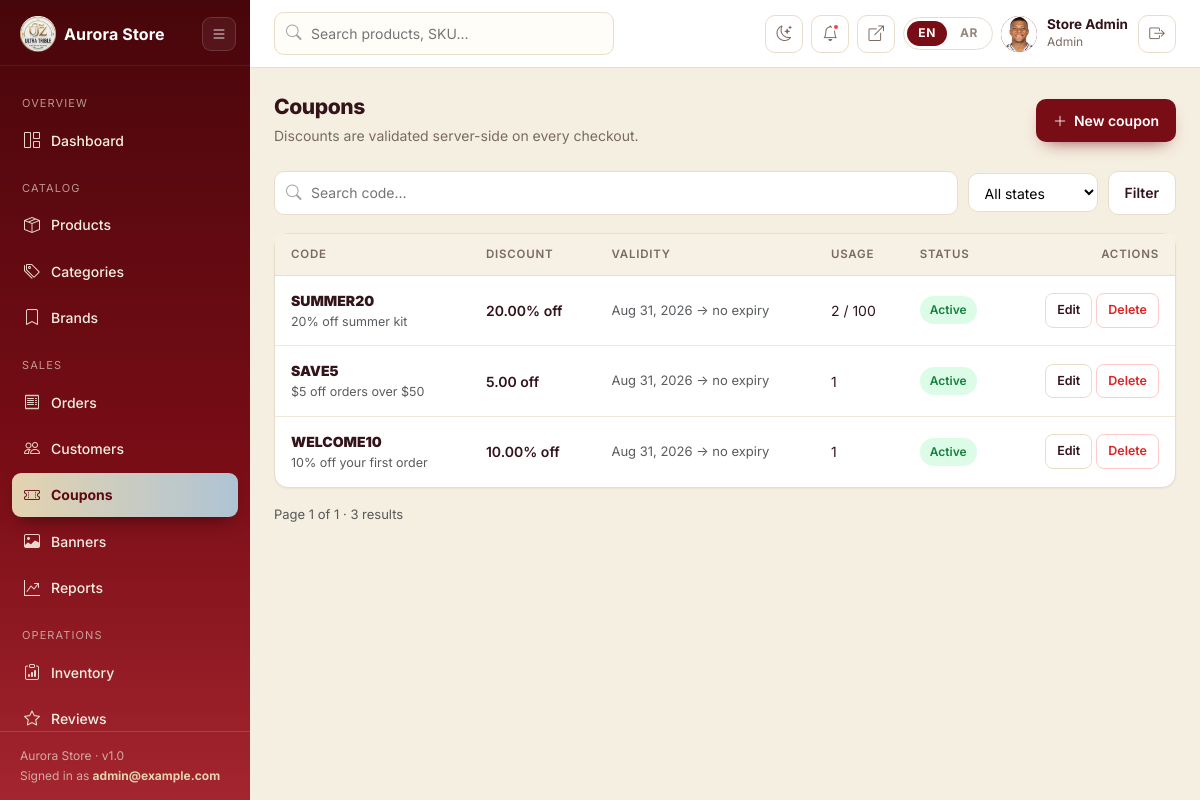
The app's page /management/coupons/ (signed in) with its own data.
### apps/accounts/models.py (models this page shows, shortened)
class User(AbstractUser):
    class Role(models.TextChoices):
        CUSTOMER = "customer", _("Customer")
        STAFF = "staff", _("Staff")
        ADMIN = "admin", _("Admin")
    email = models.EmailField(_("Email address"), unique=True)
    username = models.CharField(
        max_length=150,
        unique=True,
        blank=True,
        help_text=_("Optional. Generated from your email if left blank."),
    )
    phone = models.CharField(
        max_length=30, blank=True, validators=[validate_phone]
    )
    profile_image = models.ImageField(
        upload_to="avatars/%Y/%m/", blank=True, validators=[validate_image_file]
    )
    role = models.CharField(
        max_length=20, choices=Role.choices, default=Role.CUSTOMER, db_index=True
    )
    email_verified = models.BooleanField(default=False)
    verification_token = models.CharField(
        max_length=64, blank=True, null=True, default=None, db_index=True
    )
    email_verification_sent_at = models.DateTimeField(null=True, blank=True)
    date_of_birth = models.DateField(null=True, blank=True)
    active_session_key = models.CharField(
        max_length=40, blank=True, default="", db_index=True
    )
    active_device_id = models.CharField(max_length=64, blank=True, default="")
    USERNAME_FIELD = "email"
    REQUIRED_FIELDS: list = []
    class Meta:
        verbose_name = _("user")
        verbose_name_plural = _("users")
        indexes = [models.Index(fields=["email"])]
    @property
    def is_management(self):
        return self.is_active and (self.is_staff or self.is_superuser)

### apps/coupons/models.py (models this page shows, shortened)
class Coupon(TimeStampedModel):
    class Type(models.TextChoices):
        PERCENTAGE = "percentage", _("Percentage")
        FIXED = "fixed", _("Fixed amount")
        FREE_SHIPPING = "free_shipping", _("Free shipping")
    class Scope(models.TextChoices):
        ALL = "all", _("Entire order")
        PRODUCTS = "products", _("Specific products")
        CATEGORIES = "categories", _("Specific categories")
    code = models.CharField(max_length=64, unique=True, db_index=True)
    description = models.CharField(max_length=255, blank=True)
    type = models.CharField(max_length=20, choices=Type.choices, default=Type.PERCENTAGE)
    value = models.DecimalField(
        max_digits=10, decimal_places=2,
        help_text=_("Percentage (0-100) or fixed amount depending on type."),
    )
    scope = models.CharField(
        max_length=20, choices=Scope.choices, default=Scope.ALL
    )
    products = models.ManyToManyField(
        "catalog.Product", related_name="coupons", blank=True
    )
    categories = models.ManyToManyField(
        "catalog.Category", related_name="coupons", blank=True
    )
    min_order_amount = models.DecimalField(
        max_digits=10, decimal_places=2, default=0,
        help_text=_("Minimum subtotal required."),
    )
    max_discount = models.DecimalField(
        max_digits=10, decimal_places=2, null=True, blank=True,
        help_text=_("Cap the discount for percentage coupons."),
    )
    valid_from = models.DateTimeField(default=timezone.now)
    valid_until = models.DateTimeField(null=True, blank=True)
    usage_limit = models.PositiveIntegerField(
        null=True, blank=True, help_text=_("Total uses allowed.")
    )
    used_count = models.PositiveIntegerField(default=0)
    per_user_limit = models.PositiveIntegerField(
        default=1, help_text=_("Uses allowed per customer.")
    )
    is_active = models.BooleanField(default=True, db_index=True)
    applies_to_first_order_only = models.BooleanField(default=False)
    class Meta:
        verbose_name = _("coupon")
        verbose_name_plural = _("coupons")
        ordering = ("-created_at",)
    @property
    def is_expired(self):
        return self.valid_until is not None and self.valid_until < timezone.now()
    @property
    def is_usage_exhausted(self):
        return self.usage_limit is not None and self.used_count >= self.usage_limit
    @property
    def discount_label(self):
        if self.type == self.Type.PERCENTAGE:
            return _("{}% off").format(self.value)
        if self.type == self.Type.FIXED:
            return _("{} off").format(money(self.value))
        return _("Free shipping")

### apps/dashboard/views_promos.py (the view)
# urls.py: path("coupons/", views_promos.coupons, name="coupons"),
@management_required
@permission_required("coupons.view_coupon")
def coupons(request):
    qs = Coupon.objects.order_by("-created_at")
    q = (request.GET.get("q") or "").strip()
    if q:
        qs = qs.filter(code__icontains=q)
    if request.GET.get("state") == "inactive":
        qs = qs.filter(is_active=False)
    page_obj = paginate(request, qs, per_page=20)
    rows = []
    for coupon in page_obj.object_list:
        rows.append({
            "obj": coupon,
            "redemptions": coupon.redemptions.count(),
        })
    return render(
        request,
        "management/coupons/list.html",
        {
            "nav": "coupons",
            "page_obj": page_obj,
            "rows": rows,
            "q": q,
        },
    )

### templates/management/coupons/list.html (shortened to what this page needs)
{% extends "management/base.html" %}
{% load i18n %}
{% load core_tags %}
{% block content %}
<div class="d-flex justify-content-between align-items-center mb-4 flex-wrap gap-2">
  <div>
    <h1 class="mg-title">{% trans "Coupons" %}</h1>
    <p class="mg-sub mb-0">{% trans "Discounts are validated server-side on every checkout." %}</p>
  </div>
  <a class="mg-btn mg-btn-primary" href="{% url 'dashboard:coupon_create' %}"><i class="bi bi-plus-lg"></i> {% trans "New coupon" %}</a>
</div>
<form class="mg-filterbar" method="get">
  <div class="mg-search-inline">
    <i class="bi bi-search"></i>
    <input type="search" name="q" value="{{ q }}" placeholder="{% trans "Search code…" %}">
  </div>
  <select name="state" onchange="this.form.submit()">
    <option value="">{% trans "All states" %}</option>
  </select>
  <button class="mg-btn mg-btn-ghost" type="submit">{% trans "Filter" %}</button>
</form>
<div class="mg-card">
  <div class="table-responsive">
    <table class="mg-table">
      <thead>
        <tr><th>{% trans "Code" %}</th><th>{% trans "Discount" %}</th><th>{% trans "Validity" %}</th><th>{% trans "Usage" %}</th><th>{% trans "Status" %}</th><th class="text-end">{% trans "Actions" %}</th></tr>
      </thead>
      <tbody>
        {% for row in rows %}
          {% with c=row.obj %}
            <tr>
              <td>
                <a href="{% url 'dashboard:coupon_edit' c.pk %}"><b>{{ c.code }}</b></a>
                <div class="text-muted" style="font-size:12.5px">{{ c.description|default:"—" }}</div>
              </td>
              <td class="fw-semibold">{{ c.discount_label }}</td>
              <td class="text-muted" style="font-size:13px">
                {{ c.valid_from|date:"M j, Y" }}
                → {% trans "no expiry" as no_expiry %}{{ c.valid_until|date:"M j, Y"|default:no_expiry }}
              </td>
              <td>{{ row.redemptions }}{% if c.usage_limit %} / {{ c.usage_limit }}{% endif %}</td>
              <td>
                <span class="mg-chip {% if c.is_active and not c.is_expired and not c.is_usage_exhausted %}approved{% else %}rejected{% endif %}">
                  {% if not c.is_active %}{% trans "Inactive" %}{% elif c.is_expired %}{% trans "Expired" %}{% elif c.is_usage_exhausted %}{% trans "Exhausted" %}{% else %}{% trans "Active" %}{% endif %}
                </span>
              </td>
              <td class="text-end">
                <a class="mg-btn mg-btn-ghost mg-btn-sm" href="{% url 'dashboard:coupon_edit' c.pk %}">{% trans "Edit" %}</a>
                <form method="post" action="{% url 'dashboard:coupon_delete' c.pk %}" class="d-inline"
                      data-confirm="{% blocktrans with code=c.code %}Delete coupon {{ code }}?{% endblocktrans %}">
                  <button class="mg-btn mg-btn-danger mg-btn-sm" type="submit">{% trans "Delete" %}</button>
                </form>
              </td>
            </tr>
          {% endwith %}
        {% empty %}
          <tr><td colspan="6"><div class="mg-empty"><i class="bi bi-ticket-perforated"></i>{% trans "No coupons yet." %}</div></td></tr>
        {% endfor %}
      </tbody>
    </table>
  </div>
</div>
{% include "management/_pagination.html" with page_obj=page_obj q=q %}
{% endblock %}

### templates/management/base.html (shortened to what this page needs)
{% load static i18n core_tags %}
{% is_rtl as IS_RTL %}
<!DOCTYPE html>
<html lang="{{ LANGUAGE_CODE }}" class="mg-root" {% if IS_RTL %}dir="rtl"{% endif %}>
<head>
  <link rel="stylesheet" href="{% static 'vendor/css/bootstrap.min.css' %}">
  <link rel="stylesheet" href="{% static 'vendor/css/bootstrap-icons.min.css' %}">
  <link rel="stylesheet" href="{% static_v 'css/main.css' %}">
  <link rel="stylesheet" href="{% static 'css/management.css' %}">
  <link rel="stylesheet" href="{% static_v 'css/dark.css' %}">
</head>
<body class="mg-body">
  <div class="d-flex">
    {% include "management/_sidebar.html" %}
    <div class="mg-main">
      <header class="mg-topbar">
        {% if perms.catalog.view_product %}
          <form class="mg-search" action="{% url 'dashboard:products' %}" method="get">
            <i class="bi bi-search"></i>
            <input type="search" name="q" value="{{ request.GET.q|default:'' }}"
                   placeholder="{% trans 'Search products, SKU…' %}" aria-label="{% trans 'Search' %}">
          </form>
        {% endif %}
        <div class="ms-auto d-flex align-items-center gap-2">
          <button class="mg-icon-btn" type="button"
                  data-theme-toggle
                  data-to-dark="{% trans 'Switch to dark mode' %}"
                  data-to-light="{% trans 'Switch to light mode' %}"
                  aria-pressed="false"
                  aria-label="{% trans 'Switch to dark mode' %}"
                  title="{% trans 'Switch to dark mode' %}">
            <i class="bi bi-moon-stars" data-theme-icon aria-hidden="true"></i>
          </button>
          {% if perms.notifications.view_notification %}
            <a class="mg-icon-btn" href="{% url 'dashboard:notifications' %}" title="{% trans 'Notifications' %}">
              <i class="bi bi-bell"></i>
              {% if portal_unread %}
                <span class="dot"></span>
              {% endif %}
            </a>
          {% endif %}
          <a class="mg-icon-btn" href="{% url 'core:home' %}" target="_blank" title="{% trans 'View storefront' %}">
            <i class="bi bi-box-arrow-up-right"></i>
          </a>
          <div class="mg-lang">
            {% language_switcher %}
          </div>
          <div class="mg-user">
            <span class="au-avatar">
              {% if user.profile_image %}<img src="{{ user.profile_image.url }}" alt="">{% else %}{{ user.initials }}{% endif %}
            </span>
            <div class="who">
              <b>{{ user.get_full_name|default:user.username }}</b>
              {% trans "Staff" as STAFF_LABEL %}
              <span>{{ user.get_role_display|default:STAFF_LABEL }}</span>
            </div>
            <form method="post" action="{% url 'accounts:logout' %}">
              <button class="mg-icon-btn" type="submit" title="{% trans 'Sign out' %}">
                <i class="bi bi-box-arrow-right"></i>
              </button>
            </form>
          </div>
        </div>
      </header>
      <main class="mg-content">
        {% include "includes/messages.html" %}
        {% block content %}{% endblock %}
      </main>
    </div>
  </div>
</body>
</html>

### templates/management/_sidebar.html (shortened to what this page needs)
{% load i18n static %}
<aside class="mg-sidebar">
  <div class="mg-side-head">
    <a class="mg-brand d-flex align-items-center gap-2" href="{% url 'dashboard:home' %}">
      <img src="{% static 'images/logo.png' %}" alt="{{ SITE_NAME }}" class="brand-logo" style="height: 36px; width: auto;">
      <span class="brand-text">{{ SITE_NAME }}</span>
    </a>
    <button class="mg-side-toggle" id="mg-side-toggle" type="button"
            aria-label="{% trans 'Toggle navigation' %}" title="{% trans 'Toggle navigation' %}">
      <i class="bi bi-list"></i>
    </button>
  </div>
  <nav class="mg-nav">
    <div class="mg-label">{% trans "Overview" %}</div>
    <a href="{% url 'dashboard:home' %}" class="{% if nav == 'home' %}active{% endif %}">
      <i class="bi bi-grid-1x2"></i> {% trans "Dashboard" %}
    </a>
    {% if perms.catalog.view_product or perms.catalog.view_category or perms.catalog.view_brand %}
      <div class="mg-label">{% trans "Catalog" %}</div>
      {% if perms.catalog.view_product %}
        <a href="{% url 'dashboard:products' %}" class="{% if nav == 'products' %}active{% endif %}">
          <i class="bi bi-box-seam"></i> {% trans "Products" %}
        </a>
      {% endif %}
      {% if perms.catalog.view_category %}
        <a href="{% url 'dashboard:categories' %}" class="{% if nav == 'categories' %}active{% endif %}">
          <i class="bi bi-tags"></i> {% trans "Categories" %}
        </a>
      {% endif %}
      {% if perms.catalog.view_brand %}
        <a href="{% url 'dashboard:brands' %}" class="{% if nav == 'brands' %}active{% endif %}">
          <i class="bi bi-bookmark"></i> {% trans "Brands" %}
        </a>
      {% endif %}
    {% endif %}
    {% if perms.orders.view_order or perms.accounts.view_user or perms.coupons.view_coupon or perms.banners.view_banner %}
      <div class="mg-label">{% trans "Sales" %}</div>
      {% if perms.orders.view_order %}
        <a href="{% url 'dashboard:orders' %}" class="{% if nav == 'orders' %}active{% endif %}">
          <i class="bi bi-receipt"></i> {% trans "Orders" %}
        </a>
      {% endif %}
      {% if perms.accounts.view_user %}
        <a href="{% url 'dashboard:customers' %}" class="{% if nav == 'customers' %}active{% endif %}">
          <i class="bi bi-people"></i> {% trans "Customers" %}
        </a>
      {% endif %}
      {% if perms.coupons.view_coupon %}
        <a href="{% url 'dashboard:coupons' %}" class="{% if nav == 'coupons' %}active{% endif %}">
          <i class="bi bi-ticket-perforated"></i> {% trans "Coupons" %}
        </a>
      {% endif %}
      {% if perms.banners.view_banner %}
        <a href="{% url 'dashboard:banners' %}" class="{% if nav == 'banners' %}active{% endif %}">
          <i class="bi bi-image"></i> {% trans "Banners" %}
        </a>
      {% endif %}
      {% if perms.orders.view_order %}
        <a href="{% url 'dashboard:reports' %}" class="{% if nav == 'reports' %}active{% endif %}">
          <i class="bi bi-graph-up-arrow"></i> {% trans "Reports" %}
        </a>
      {% endif %}
    {% endif %}
    {% if perms.inventory.view_stocktransaction or perms.reviews.view_review or perms.notifications.view_newslettersubscriber or perms.notifications.view_notification %}
      <div class="mg-label">{% trans "Operations" %}</div>
      {% if perms.inventory.view_stocktransaction %}
        <a href="{% url 'dashboard:inventory' %}" class="{% if nav == 'inventory' %}active{% endif %}">
          <i class="bi bi-clipboard-data"></i> {% trans "Inventory" %}
        </a>
      {% endif %}
      {% if perms.reviews.view_review %}
        <a href="{% url 'dashboard:reviews' %}" class="{% if nav == 'reviews' %}active{% endif %}">
          <i class="bi bi-star"></i> {% trans "Reviews" %}
        </a>
      {% endif %}
    {% endif %}
  </nav>
  <div class="mg-foot">
    {{ SITE_NAME }} · v1.0<br>
    {% trans "Signed in as" %} <b style="color:#e5d3af">{{ user.email }}</b>
  </div>
</aside>

### records on screen
User: email "admin@example.com", profile_image (picture), get_full_name "Store Admin", role "Admin"
Coupon: obj.code "SUMMER20", obj.description "20% off summer kit", obj.discount_label "20.00% off", obj.valid_from "Aug 31, 2026", obj.valid_until "no expiry", redemptions "2", obj.usage_limit "100"
Coupon: obj.code "SAVE5", obj.description "$5 off orders over $50", obj.discount_label "5.00 off", obj.valid_from "Aug 31, 2026", obj.valid_until "no expiry", redemptions "1"
Coupon: obj.code "WELCOME10", obj.description "10% off your first order", obj.discount_label "10.00% off", obj.valid_from "Aug 31, 2026", obj.valid_until "no expiry", redemptions "1"

### other values on screen
{{ SITE_NAME }} "Aurora Store"
